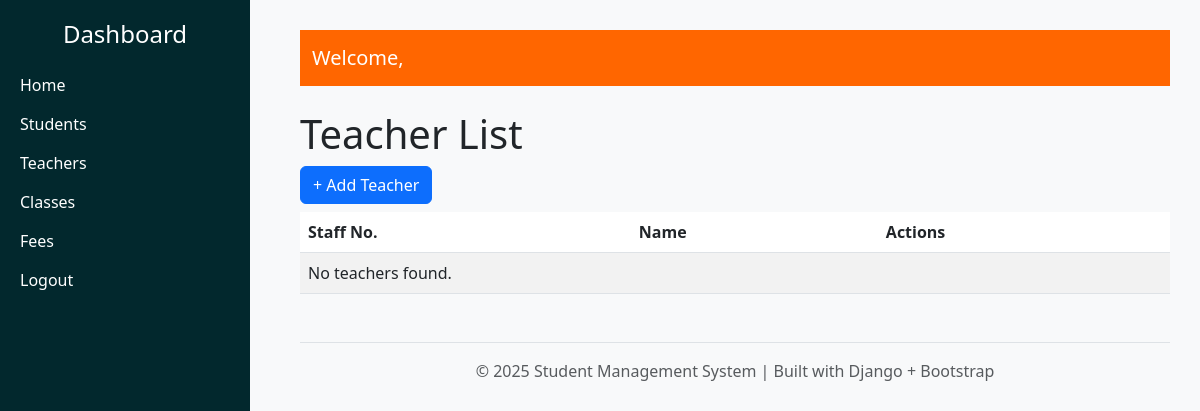
The page /student/teachers/ on the database as committed earlier.
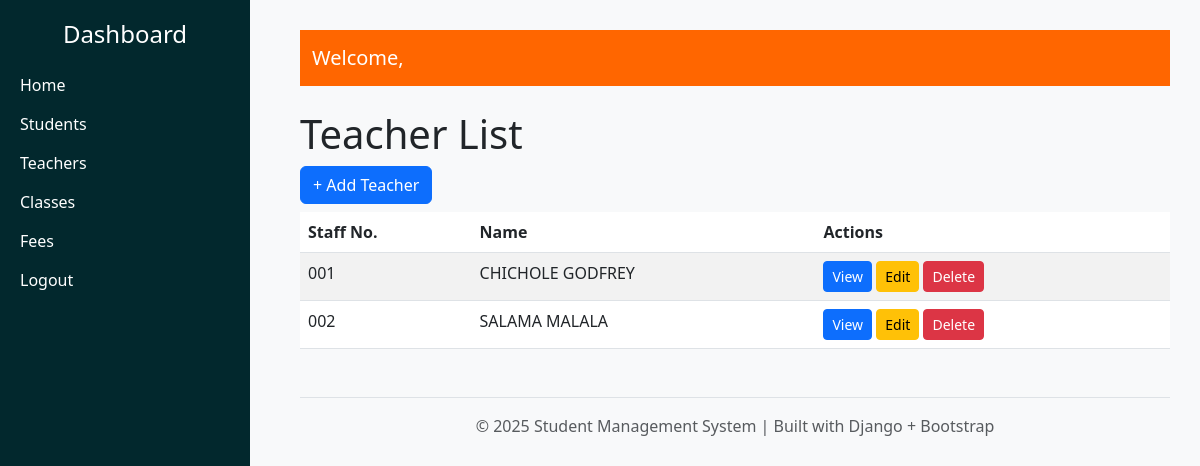
The same page on the database as committed later.
### student/models.py (models this page shows, shortened)
class Teacher(models.Model):
    user = models.OneToOneField(User, on_delete=models.CASCADE, null=True, blank=True)
    GENDER_CHOICES = [
        ('M', 'Male'),
        ('F', 'Female'),
    ]
    staff_number = models.CharField(max_length=20, unique=True)
    first_name = models.CharField(max_length=100)
    last_name = models.CharField(max_length=100)
    dob = models.DateField()
    gender = models.CharField(max_length=1, choices=GENDER_CHOICES)
    address = models.TextField(blank=True, null=True)
    created_at = models.DateTimeField(auto_now_add=True)

### student/views.py (the view)
# urls.py: path('teachers/', views.teacher_list, name='teacher_list'),
def teacher_list(request):
    teachers = Teacher.objects.all()
    return render(request, 'student/teacher_list.html', {'teachers': teachers})

### student/templates/student/teacher_list.html (shortened to what this page needs)
{% extends "base.html" %}
{% block content %}
  <h1>Teacher List</h1>
  <a href="{% url 'teacher_create' %}" class="btn btn-primary mb-2">+ Add Teacher</a>
  <table class="table table-striped">
    <thead>
      <tr>
        <th>Staff No.</th>
        <th>Name</th>
        <th>Actions</th>
      </tr>
    </thead>
    <tbody>
      {% for teacher in teachers %}
      <tr>
        <td>{{ teacher.staff_number }}</td>
        <td>{{ teacher.first_name }} {{ teacher.last_name }}</td>
        <td>
          <a href="{% url 'teacher_detail' teacher.pk %}" class="btn btn-sm btn-primary">View</a>
          <a href="{% url 'teacher_update' teacher.pk %}" class="btn btn-sm btn-warning">Edit</a>
          <a href="{% url 'teacher_delete' teacher.pk %}" class="btn btn-sm btn-danger">Delete</a>
        </td>
      </tr>
      {% empty %}
      <tr>
        <td colspan="3">No teachers found.</td>
      </tr>
      {% endfor %}
    </tbody>
  </table>
{% endblock %}

Rows that differ between the two databases and show on the page:
added Teacher: staff_number "001", first_name "CHICHOLE", last_name "GODFREY"
added Teacher: staff_number "002", first_name "SALAMA", last_name "MALALA"
Other text that changed with them:
text no longer shown: "No teachers found."
